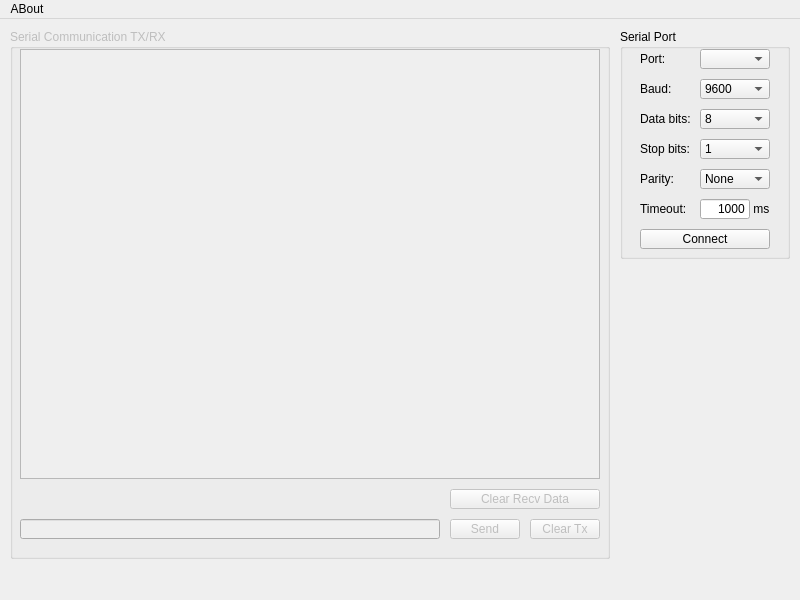
<?xml version="1.0" encoding="UTF-8"?>
<ui version="4.0">
 <class>myMainWindow</class>
 <widget class="QMainWindow" name="myMainWindow">
  <property name="geometry">
   <rect>
    <x>0</x>
    <y>0</y>
    <width>800</width>
    <height>600</height>
   </rect>
  </property>
  <property name="windowTitle">
   <string notr="true">Serial COM Demo 1</string>
  </property>
  <property name="locale">
   <locale language="English" country="UnitedStates"/>
  </property>
  <widget class="QWidget" name="centralwidget">
   <widget class="QGroupBox" name="groupBox_SerialPort">
    <property name="geometry">
     <rect>
      <x>620</x>
      <y>10</y>
      <width>170</width>
      <height>230</height>
     </rect>
    </property>
    <property name="title">
     <string>Serial Port</string>
    </property>
    <widget class="QPushButton" name="pushButton_SerialConnect">
     <property name="geometry">
      <rect>
       <x>20</x>
       <y>200</y>
       <width>130</width>
       <height>20</height>
      </rect>
     </property>
     <property name="text">
      <string>Connect</string>
     </property>
    </widget>
    <widget class="QLabel" name="label_SerialPort">
     <property name="geometry">
      <rect>
       <x>20</x>
       <y>20</y>
       <width>50</width>
       <height>20</height>
      </rect>
     </property>
     <property name="text">
      <string>Port: </string>
     </property>
    </widget>
    <widget class="QComboBox" name="comboBox_SerialPort">
     <property name="geometry">
      <rect>
       <x>80</x>
       <y>20</y>
       <width>70</width>
       <height>20</height>
      </rect>
     </property>
    </widget>
    <widget class="QLabel" name="label_Baudrate">
     <property name="geometry">
      <rect>
       <x>20</x>
       <y>50</y>
       <width>50</width>
       <height>20</height>
      </rect>
     </property>
     <property name="text">
      <string>Baud:</string>
     </property>
    </widget>
    <widget class="QComboBox" name="comboBox_Baudrate">
     <property name="geometry">
      <rect>
       <x>80</x>
       <y>50</y>
       <width>70</width>
       <height>20</height>
      </rect>
     </property>
     <property name="currentIndex">
      <number>5</number>
     </property>
     <item>
      <property name="text">
       <string>600</string>
      </property>
     </item>
     <item>
      <property name="text">
       <string>1200</string>
      </property>
     </item>
     <item>
      <property name="text">
       <string>1800</string>
      </property>
     </item>
     <item>
      <property name="text">
       <string>2400</string>
      </property>
     </item>
     <item>
      <property name="text">
       <string>4800</string>
      </property>
     </item>
     <item>
      <property name="text">
       <string>9600</string>
      </property>
     </item>
     <item>
      <property name="text">
       <string>19200</string>
      </property>
     </item>
     <item>
      <property name="text">
       <string>38400</string>
      </property>
     </item>
     <item>
      <property name="text">
       <string>57600</string>
      </property>
     </item>
     <item>
      <property name="text">
       <string>115200</string>
      </property>
     </item>
     <item>
      <property name="text">
       <string>230400</string>
      </property>
     </item>
     <item>
      <property name="text">
       <string>460800</string>
      </property>
     </item>
     <item>
      <property name="text">
       <string>500000</string>
      </property>
     </item>
     <item>
      <property name="text">
       <string>576000</string>
      </property>
     </item>
     <item>
      <property name="text">
       <string>921600</string>
      </property>
     </item>
    </widget>
    <widget class="QLabel" name="label_Databits">
     <property name="geometry">
      <rect>
       <x>20</x>
       <y>80</y>
       <width>50</width>
       <height>20</height>
      </rect>
     </property>
     <property name="text">
      <string>Data bits:</string>
     </property>
    </widget>
    <widget class="QLabel" name="label_Stopbits">
     <property name="geometry">
      <rect>
       <x>20</x>
       <y>110</y>
       <width>50</width>
       <height>20</height>
      </rect>
     </property>
     <property name="text">
      <string>Stop bits:</string>
     </property>
    </widget>
    <widget class="QLabel" name="label_Parity">
     <property name="geometry">
      <rect>
       <x>20</x>
       <y>140</y>
       <width>50</width>
       <height>20</height>
      </rect>
     </property>
     <property name="text">
      <string>Parity:</string>
     </property>
    </widget>
    <widget class="QLabel" name="label_Timeout">
     <property name="geometry">
      <rect>
       <x>20</x>
       <y>170</y>
       <width>50</width>
       <height>20</height>
      </rect>
     </property>
     <property name="text">
      <string>Timeout:</string>
     </property>
    </widget>
    <widget class="QComboBox" name="comboBox_Parity">
     <property name="geometry">
      <rect>
       <x>80</x>
       <y>140</y>
       <width>70</width>
       <height>20</height>
      </rect>
     </property>
     <property name="currentIndex">
      <number>0</number>
     </property>
     <item>
      <property name="text">
       <string>None</string>
      </property>
     </item>
     <item>
      <property name="text">
       <string>Odd</string>
      </property>
     </item>
     <item>
      <property name="text">
       <string>Even</string>
      </property>
     </item>
     <item>
      <property name="text">
       <string>Mark</string>
      </property>
     </item>
     <item>
      <property name="text">
       <string>Space</string>
      </property>
     </item>
    </widget>
    <widget class="QComboBox" name="comboBox_Databits">
     <property name="geometry">
      <rect>
       <x>80</x>
       <y>80</y>
       <width>70</width>
       <height>20</height>
      </rect>
     </property>
     <property name="currentIndex">
      <number>3</number>
     </property>
     <item>
      <property name="text">
       <string>5</string>
      </property>
     </item>
     <item>
      <property name="text">
       <string>6</string>
      </property>
     </item>
     <item>
      <property name="text">
       <string>7</string>
      </property>
     </item>
     <item>
      <property name="text">
       <string>8</string>
      </property>
     </item>
    </widget>
    <widget class="QComboBox" name="comboBox_Stopbits">
     <property name="geometry">
      <rect>
       <x>80</x>
       <y>110</y>
       <width>70</width>
       <height>20</height>
      </rect>
     </property>
     <property name="currentText">
      <string extracomment="0">1</string>
     </property>
     <property name="currentIndex">
      <number>0</number>
     </property>
     <item>
      <property name="text">
       <string>1</string>
      </property>
     </item>
     <item>
      <property name="text">
       <string>1.5</string>
      </property>
     </item>
     <item>
      <property name="text">
       <string>2</string>
      </property>
     </item>
    </widget>
    <widget class="QLineEdit" name="lineEdit_Timeout">
     <property name="geometry">
      <rect>
       <x>80</x>
       <y>170</y>
       <width>50</width>
       <height>20</height>
      </rect>
     </property>
     <property name="contextMenuPolicy">
      <enum>Qt::NoContextMenu</enum>
     </property>
     <property name="acceptDrops">
      <bool>false</bool>
     </property>
     <property name="inputMask">
      <string/>
     </property>
     <property name="text">
      <string>1000</string>
     </property>
     <property name="maxLength">
      <number>5</number>
     </property>
     <property name="cursorPosition">
      <number>4</number>
     </property>
     <property name="alignment">
      <set>Qt::AlignRight|Qt::AlignTrailing|Qt::AlignVCenter</set>
     </property>
     <property name="placeholderText">
      <string notr="true"/>
     </property>
     <property name="clearButtonEnabled">
      <bool>false</bool>
     </property>
    </widget>
    <widget class="QLabel" name="label_Timeout_2">
     <property name="geometry">
      <rect>
       <x>130</x>
       <y>170</y>
       <width>20</width>
       <height>20</height>
      </rect>
     </property>
     <property name="text">
      <string> ms</string>
     </property>
    </widget>
   </widget>
   <widget class="QGroupBox" name="groupBox_TRX">
    <property name="enabled">
     <bool>false</bool>
    </property>
    <property name="geometry">
     <rect>
      <x>10</x>
      <y>10</y>
      <width>600</width>
      <height>530</height>
     </rect>
    </property>
    <property name="title">
     <string>Serial Communication TX/RX</string>
    </property>
    <widget class="QTextBrowser" name="textBrowser_TRX">
     <property name="geometry">
      <rect>
       <x>10</x>
       <y>20</y>
       <width>580</width>
       <height>430</height>
      </rect>
     </property>
     <property name="acceptRichText">
      <bool>false</bool>
     </property>
    </widget>
    <widget class="QPushButton" name="pushButton_TRX_Send">
     <property name="geometry">
      <rect>
       <x>440</x>
       <y>490</y>
       <width>70</width>
       <height>20</height>
      </rect>
     </property>
     <property name="text">
      <string>Send</string>
     </property>
    </widget>
    <widget class="QLineEdit" name="lineEdit_TRX">
     <property name="geometry">
      <rect>
       <x>10</x>
       <y>490</y>
       <width>420</width>
       <height>20</height>
      </rect>
     </property>
     <property name="maxLength">
      <number>255</number>
     </property>
    </widget>
    <widget class="QPushButton" name="pushButton_TRX_Clr">
     <property name="geometry">
      <rect>
       <x>440</x>
       <y>460</y>
       <width>150</width>
       <height>20</height>
      </rect>
     </property>
     <property name="text">
      <string>Clear Recv Data</string>
     </property>
    </widget>
    <widget class="QPushButton" name="pushButton_TRX_Clr_2">
     <property name="geometry">
      <rect>
       <x>520</x>
       <y>490</y>
       <width>70</width>
       <height>20</height>
      </rect>
     </property>
     <property name="text">
      <string>Clear Tx</string>
     </property>
    </widget>
   </widget>
  </widget>
  <widget class="QMenuBar" name="menubar">
   <property name="geometry">
    <rect>
     <x>0</x>
     <y>0</y>
     <width>800</width>
     <height>21</height>
    </rect>
   </property>
   <widget class="QMenu" name="menuABout">
    <property name="title">
     <string>ABout</string>
    </property>
   </widget>
   <addaction name="menuABout"/>
  </widget>
 </widget>
 <tabstops>
  <tabstop>comboBox_SerialPort</tabstop>
  <tabstop>comboBox_Baudrate</tabstop>
  <tabstop>comboBox_Databits</tabstop>
  <tabstop>comboBox_Stopbits</tabstop>
  <tabstop>comboBox_Parity</tabstop>
  <tabstop>lineEdit_Timeout</tabstop>
  <tabstop>pushButton_SerialConnect</tabstop>
  <tabstop>lineEdit_TRX</tabstop>
  <tabstop>pushButton_TRX_Send</tabstop>
  <tabstop>pushButton_TRX_Clr_2</tabstop>
  <tabstop>pushButton_TRX_Clr</tabstop>
  <tabstop>textBrowser_TRX</tabstop>
 </tabstops>
 <resources/>
 <connections>
  <connection>
   <sender>pushButton_TRX_Send</sender>
   <signal>clicked()</signal>
   <receiver>myMainWindow</receiver>
   <slot>btnSendTxtClicked()</slot>
   <hints>
    <hint type="sourcelabel">
     <x>479</x>
     <y>536</y>
    </hint>
    <hint type="destinationlabel">
     <x>736</x>
     <y>573</y>
    </hint>
   </hints>
  </connection>
  <connection>
   <sender>pushButton_TRX_Clr</sender>
   <signal>clicked()</signal>
   <receiver>textBrowser_TRX</receiver>
   <slot>clear()</slot>
   <hints>
    <hint type="sourcelabel">
     <x>464</x>
     <y>506</y>
    </hint>
    <hint type="destinationlabel">
     <x>544</x>
     <y>480</y>
    </hint>
   </hints>
  </connection>
  <connection>
   <sender>pushButton_SerialConnect</sender>
   <signal>clicked()</signal>
   <receiver>myMainWindow</receiver>
   <slot>btnConnectClicked()</slot>
   <hints>
    <hint type="sourcelabel">
     <x>764</x>
     <y>250</y>
    </hint>
    <hint type="destinationlabel">
     <x>743</x>
     <y>268</y>
    </hint>
   </hints>
  </connection>
  <connection>
   <sender>pushButton_TRX_Clr_2</sender>
   <signal>clicked()</signal>
   <receiver>lineEdit_TRX</receiver>
   <slot>clear()</slot>
   <hints>
    <hint type="sourcelabel">
     <x>562</x>
     <y>538</y>
    </hint>
    <hint type="destinationlabel">
     <x>396</x>
     <y>538</y>
    </hint>
   </hints>
  </connection>
  <connection>
   <sender>comboBox_Baudrate</sender>
   <signal>currentIndexChanged(QString)</signal>
   <receiver>myMainWindow</receiver>
   <slot>updateSerialParam()</slot>
   <hints>
    <hint type="sourcelabel">
     <x>749</x>
     <y>90</y>
    </hint>
    <hint type="destinationlabel">
     <x>742</x>
     <y>306</y>
    </hint>
   </hints>
  </connection>
  <connection>
   <sender>comboBox_Databits</sender>
   <signal>currentIndexChanged(QString)</signal>
   <receiver>myMainWindow</receiver>
   <slot>updateSerialParam()</slot>
   <hints>
    <hint type="sourcelabel">
     <x>766</x>
     <y>121</y>
    </hint>
    <hint type="destinationlabel">
     <x>744</x>
     <y>345</y>
    </hint>
   </hints>
  </connection>
  <connection>
   <sender>comboBox_Stopbits</sender>
   <signal>currentIndexChanged(QString)</signal>
   <receiver>myMainWindow</receiver>
   <slot>updateSerialParam()</slot>
   <hints>
    <hint type="sourcelabel">
     <x>758</x>
     <y>157</y>
    </hint>
    <hint type="destinationlabel">
     <x>742</x>
     <y>372</y>
    </hint>
   </hints>
  </connection>
  <connection>
   <sender>comboBox_Parity</sender>
   <signal>currentIndexChanged(QString)</signal>
   <receiver>myMainWindow</receiver>
   <slot>updateSerialParam()</slot>
   <hints>
    <hint type="sourcelabel">
     <x>764</x>
     <y>187</y>
    </hint>
    <hint type="destinationlabel">
     <x>744</x>
     <y>400</y>
    </hint>
   </hints>
  </connection>
  <connection>
   <sender>lineEdit_Timeout</sender>
   <signal>editingFinished()</signal>
   <receiver>myMainWindow</receiver>
   <slot>updateSerialParam()</slot>
   <hints>
    <hint type="sourcelabel">
     <x>737</x>
     <y>213</y>
    </hint>
    <hint type="destinationlabel">
     <x>736</x>
     <y>436</y>
    </hint>
   </hints>
  </connection>
 </connections>
 <slots>
  <slot>btnSendTxtClicked()</slot>
  <slot>btnConnectClicked()</slot>
  <slot>updateSerialParam()</slot>
 </slots>
</ui>
